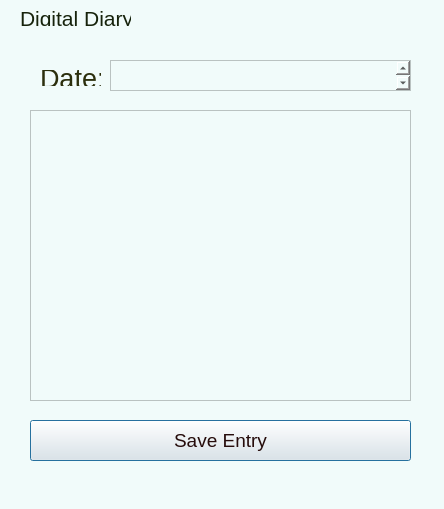
<?xml version="1.0" encoding="UTF-8"?>
<ui version="4.0">
 <class>Dialog</class>
 <widget class="QDialog" name="Dialog">
  <property name="geometry">
   <rect>
    <x>0</x>
    <y>0</y>
    <width>444</width>
    <height>509</height>
   </rect>
  </property>
  <property name="windowTitle">
   <string>Dialog</string>
  </property>
  <property name="styleSheet">
   <string notr="true">background-color: rgb(241, 251, 250)</string>
  </property>
  <widget class="QLabel" name="label_2">
   <property name="geometry">
    <rect>
     <x>40</x>
     <y>70</y>
     <width>61</width>
     <height>16</height>
    </rect>
   </property>
   <property name="styleSheet">
    <string notr="true">font-size: 20pt; 
color: rgb(44, 47, 13);</string>
   </property>
   <property name="text">
    <string>Date:</string>
   </property>
  </widget>
  <widget class="QPushButton" name="save_button">
   <property name="geometry">
    <rect>
     <x>30</x>
     <y>420</y>
     <width>381</width>
     <height>41</height>
    </rect>
   </property>
   <property name="styleSheet">
    <string notr="true">background-color: rgb(a7, a8, a7);
font-size: 14pt;
color: rgb(38, 12, 11)</string>
   </property>
   <property name="text">
    <string>Save Entry</string>
   </property>
  </widget>
  <widget class="QLabel" name="label_6">
   <property name="geometry">
    <rect>
     <x>20</x>
     <y>10</y>
     <width>111</width>
     <height>16</height>
    </rect>
   </property>
   <property name="styleSheet">
    <string notr="true">font-family: &quot;Copperplate&quot;;
font-size: 16pt;
color: rgb(22, 34, 11)</string>
   </property>
   <property name="text">
    <string>Digital Diary</string>
   </property>
  </widget>
  <widget class="QTextEdit" name="date">
   <property name="geometry">
    <rect>
     <x>110</x>
     <y>60</y>
     <width>301</width>
     <height>31</height>
    </rect>
   </property>
   <property name="styleSheet">
    <string notr="true">font-size: 15pt</string>
   </property>
  </widget>
  <widget class="QTextEdit" name="entry_box">
   <property name="enabled">
    <bool>false</bool>
   </property>
   <property name="geometry">
    <rect>
     <x>30</x>
     <y>110</y>
     <width>381</width>
     <height>291</height>
    </rect>
   </property>
  </widget>
 </widget>
 <resources/>
 <connections/>
</ui>
